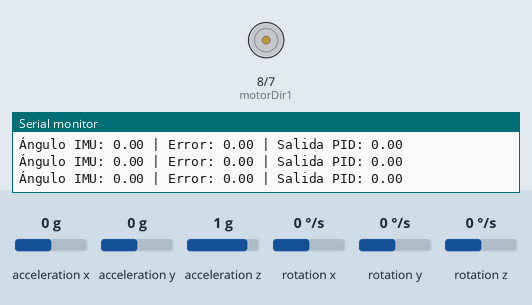
Simulated run of this sketch. Board: Arduino Uno, built with avr-gcc and run on an emulated ATmega328P. Parts: motor-driver pin pairs drawn as motors (green arrow = first pin HIGH = forward, orange = second pin HIGH = backward, longer = more drive, scaled by the enable pin), the last lines printed to the serial monitor. The test bench sets the inputs (shaded band); at power-on: acceleration y 0 g, acceleration z 1 g, acceleration x 0 g, rotation x 0 °/s, rotation y 0 °/s, rotation z 0 °/s.

Above: at 1.2 s.
1.3 s: acceleration y set to 0.1 g
At 1.9 s:
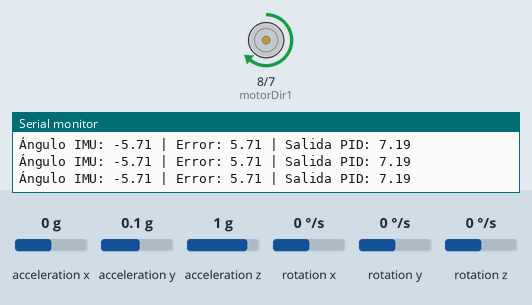
2.9 s: acceleration z set to -1.4 g
At 3.8 s:
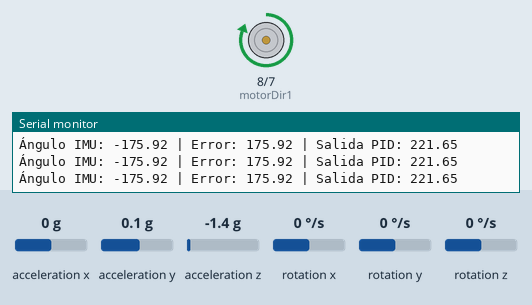
4.4 s: acceleration z set to 1.4 g
At 5.5 s:
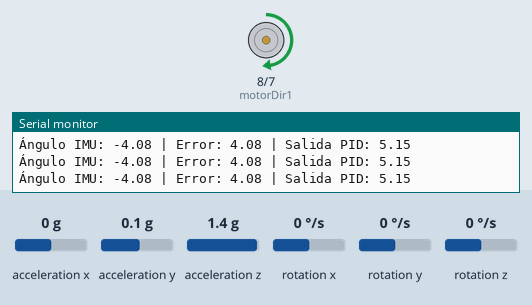
Timing chart, 0 to 7.4 s (numbered marks = the images above; inputs shaded):
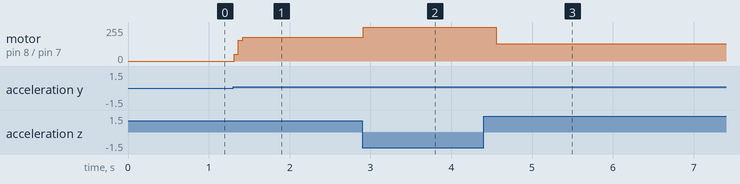

The sketch:

main.ino
```cpp
#include <Wire.h>
#include <MPU6050.h>
#include <Servo.h>

MPU6050 mpu;

const int motorPWM = 9;      // Pin PWM para el motor DC (control de velocidad)
const int motorDir1 = 8;     // Pin para controlar la dirección del motor
const int motorDir2 = 7;     // Pin para controlar la dirección del motor
const float desiredAngle = 0.0;  // Ángulo deseado del brazo

// Parámetros del PID
float kp, ki, kd;
float q0, q1, q2;
volatile float e = 0.0, e_1 = 0.0, e_2 = 0.0;
float k = 1.04, tau = 160, theta = 10 + 8 / 2; // Parámetros del Modelo del sistema

void loop() {
  PID();
  // Puedes agregar otras acciones aquí según sea necesario
}

void PID(void) {
  int16_t gx, gy, gz;
  mpu.getRotation(&gx, &gy, &gz);
  float currentAngle = calcularAnguloConIMU(gx, gy, gz);

  e = (desiredAngle - currentAngle);

  // Control PID
  float u = kp * e + ki * e_1 + kd * e_2; // Ley del controlador PID discreto

  if (u >= 255.0) // Saturar la acción de control en un tope máximo y mínimo
    u = 255.0;

  if (u <= 0.0)
    u = 0.0;

  // Retorno a los valores reales
  e_2 = e_1;
  e_1 = e;

  // La acción calculada se transforma en PWM para controlar el motor DC
  ajustarMotorDC(u);

  // Visualización en la consola serial
  Serial.print("Ángulo IMU: ");
  Serial.print(currentAngle);
  Serial.print(" | Error: ");
  Serial.print(e);
  Serial.print(" | Salida PID: ");
  Serial.println(u);
}

void setup() {
  Serial.begin(9600);
  Wire.begin();
  mpu.initialize();

  pinMode(motorPWM, OUTPUT);
  pinMode(motorDir1, OUTPUT);
  pinMode(motorDir2, OUTPUT);

  // Inicializar el control PID
  float factorSintonia = 0.6;
  kp = 0.6 * factorSintonia;
  ki = 1.2 * factorSintonia;
  kd = 0.3 * factorSintonia;
  q0 = kp * (1 + theta / 2) + ki * (theta / 2) + kd * (theta / 2);
  q1 = -(kp * (1 - theta / 2) + ki * (theta / 2) * 2 + kd * theta / 2);
  q2 = kd * theta / 2;

  Serial.println("Sistema inicializado");
}


void ajustarMotorDC(float pwmValue) {
  if (pwmValue > 0) {
    digitalWrite(motorDir1, HIGH);
    digitalWrite(motorDir2, LOW);
  } else {
    digitalWrite(motorDir1, LOW);
    digitalWrite(motorDir2, HIGH);
  }

  float mult = pwmValue * 25 ;
  analogWrite(motorPWM, abs(mult));
}

/*float calcularAnguloConIMU(int16_t gx, int16_t gy, int16_t gz) {
  float roll = atan2(-gy, gz) * 180.0 / M_PI;
  return roll;
}*/

double calcularAnguloConIMU(int16_t gx, int16_t gy, int16_t gz) {
  mpu.getAcceleration(&gx, &gy, &gz);
  double roll = atan2(-gy, gz) * 180.0 / M_PI;
  return roll;
}
```

Measured:
- the behaviour switches between 0 and 0.1 g on acceleration y (found by bisection; images 0 and 1)
- after the input at 1.3 s, motor on pin 8 (motorDir1) / pin 7 (motorDir2): stopped → forward 179/255 at once
- after the input at 2.9 s, motor on pin 8 (motorDir1) / pin 7 (motorDir2): forward 179/255 → forward 255/255 at once
- after the input at 4.4 s, motor on pin 8 (motorDir1) / pin 7 (motorDir2): forward 255/255 → forward 128/255 after 0.16 s
